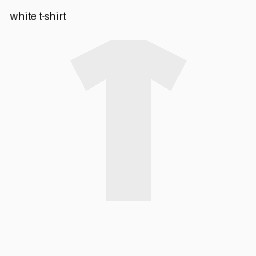
#> input picture legacy/data/seed/images/01_white_tee.jpg, 256 x 256 px
$ python normal_map.py ../../legacy/data/seed/images/01_white_tee.jpg
#> lines starting #> are read from the running program, lines starting #| are printed output that depends on the picture
# -*- coding: utf-8 -*-
"""
由一張衣服照片估計法線貼圖（normal map），讓 Three.js 的材質有布料的凹凸感。

做法（近似，不是真的量出凹凸）：
  1. 照片轉灰階，假設「亮＝凸、暗＝凹」當作表面高度
  2. 減掉大範圍的光影，只留細小的紋理（針織、絨毛…）
  3. 由高度的斜率算出每個點的表面方向，存成法線貼圖（xyz → RGB）
存檔用 OpenGL 慣例（綠色＝y 朝上），和 Three.js 的 normalMap 預設、DeepBump 一致。
限制：顏色本身有深淺的布（例如黑白條紋）會被誤判成凹凸；照片裡的皺褶也會被當成紋理。

跑法（在 newfashion_VT 根目錄）：
    .venv\\Scripts\\python tools\\texture\\normal_map.py 照片.jpg [--crop 0.36 0.40 0.64 0.68] [--strength 6]

輸出（output/texture_demo/）：
    <名稱>_color.png    顏色貼圖（裁切後）
    <名稱>_normal.png   法線貼圖
    <名稱>_demo.png     對照圖：原圖、法線貼圖、純色平面在兩種光線下的效果
"""
import argparse
from pathlib import Path

import matplotlib
import numpy as np
from PIL import Image
from scipy import ndimage

matplotlib.use("Agg")
import matplotlib.pyplot as plt  # noqa: E402

plt.rcParams["font.sans-serif"] = ["Microsoft JhengHei"]
plt.rcParams["axes.unicode_minus"] = False

OUT = Path(__file__).resolve().parents[2] / "output" / "texture_demo"


def estimate_normal(rgb, strength=6.0, detail_sigma=12.0, smooth=0.8):
    """rgb：0～1 的影像。回傳每個點的單位法線（H×W×3），影像座標（y 朝下）。"""
    gray = rgb @ np.array([0.299, 0.587, 0.114])
    height = gray - ndimage.gaussian_filter(gray, detail_sigma)  # 去掉大範圍光影
    height = ndimage.gaussian_filter(height, smooth)             # 去掉雜訊
    dx = ndimage.sobel(height, axis=1)
    dy = ndimage.sobel(height, axis=0)
    n = np.dstack([-dx * strength, -dy * strength, np.ones_like(height)])
    return n / np.linalg.norm(n, axis=2, keepdims=True)


def shade(normal, color, light):
    """純色平面只靠法線貼圖打光，用來看凹凸效果。"""
    light = np.asarray(light, float)
    light /= np.linalg.norm(light)
    diffuse = np.clip(normal @ light, 0, 1)
    return np.clip(color * (0.25 + 0.85 * diffuse[..., None]), 0, 1)


def main():
    ap = argparse.ArgumentParser()
    ap.add_argument("image")
    ap.add_argument("--crop", type=float, nargs=4, default=[0.36, 0.40, 0.64, 0.68],
                    help="裁切範圍（左 上 右 下，0～1 的比例），挑平整的布料區域")
    ap.add_argument("--size", type=int, default=512)
    ap.add_argument("--strength", type=float, default=6.0, help="凹凸強度")
    args = ap.parse_args()

    img = Image.open(args.image).convert("RGB")
#> img is the input picture: PIL image 256x256 RGB; min 8, max 255, mean 247.4
    w, h = img.size
#> w = 256; h = 256
    l, t, r, b = args.crop
    crop = img.crop((int(w * l), int(h * t), int(w * r), int(h * b))).resize((args.size, args.size), Image.LANCZOS)
    rgb = np.asarray(crop).astype(np.float32) / 255

    normal = estimate_normal(rgb, args.strength)
#> in estimate_normal, `height = gray - ndimage.gaussian_filter(gray, detail_sigma)`:
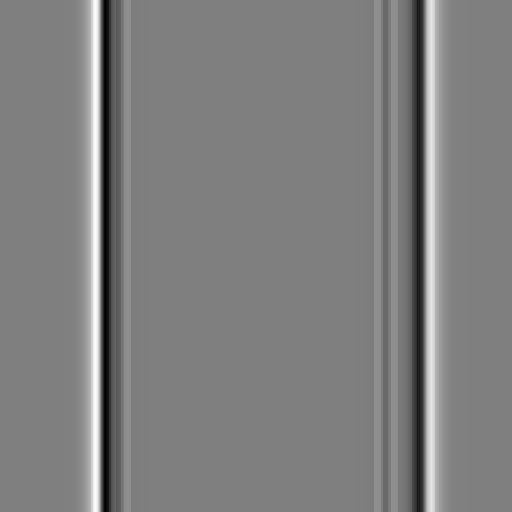
#> height: shape (512, 512) float64; min -0.0274, max 0.0272, mean -1.45e-16; drawn with min black and max white
#> in estimate_normal, `dx = ndimage.sobel(height, axis=1)`:
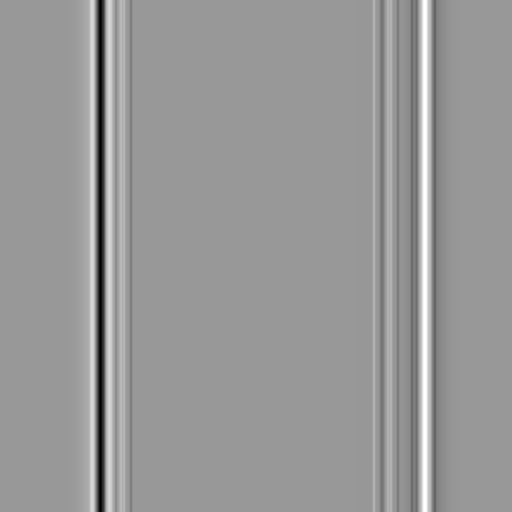
#> dx: shape (512, 512) float64; min -0.0692, max 0.0466, mean 2.71e-20; drawn with min black and max white
#> in estimate_normal, `dy = ndimage.sobel(height, axis=0)`: dy: shape (512, 512) float64; every value is 0
#> in estimate_normal, `n = np.dstack([-dx * strength, -dy * strength, np.ones_like(height)])`:
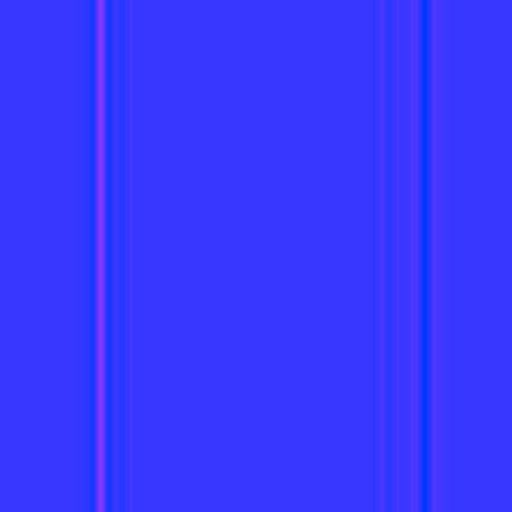
#> n: shape (512, 512, 3) float64; mean of channels 0, 1, 2 -4.97e-23, 0, 1; drawn with min black and max white
    opengl = normal * np.array([1, -1, 1])  # 影像 y 朝下 → OpenGL y 朝上（Three.js 預設）
    normal_rgb = (opengl + 1) / 2  # 法線貼圖的標準存法：−1～1 → 0～1
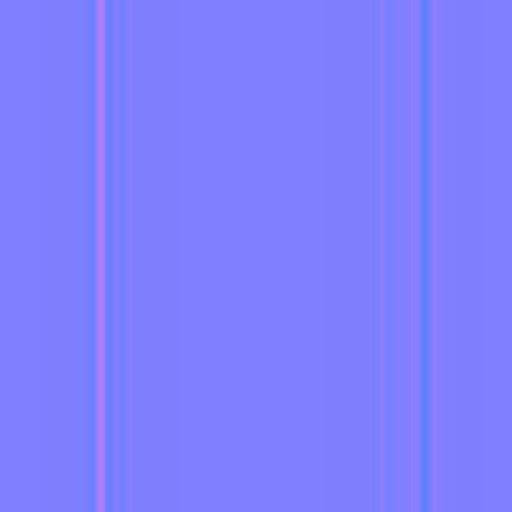
#> normal_rgb: shape (512, 512, 3) float64; mean R, G, B 0.5, 0.5, 0.999

    OUT.mkdir(parents=True, exist_ok=True)
    name = Path(args.image).stem
    crop.save(OUT / f"{name}_color.png")
    Image.fromarray((normal_rgb * 255).astype(np.uint8)).save(OUT / f"{name}_normal.png")

    base = rgb.reshape(-1, 3).mean(axis=0)
#> base = [0.943, 0.943, 0.943]
    panels = [(rgb, "① 原始照片（裁切）"), (normal_rgb, "② 法線貼圖"),
              (shade(normal, base, [-1, -0.3, 0.9]), "③ 純色＋法線，光從左上"),
              (shade(normal, base, [1, 0.3, 0.9]), "④ 純色＋法線，光從右下")]
#> in shade, `return np.clip(color * (0.25 + 0.85 * diffuse[..., None]), 0, 1)`:
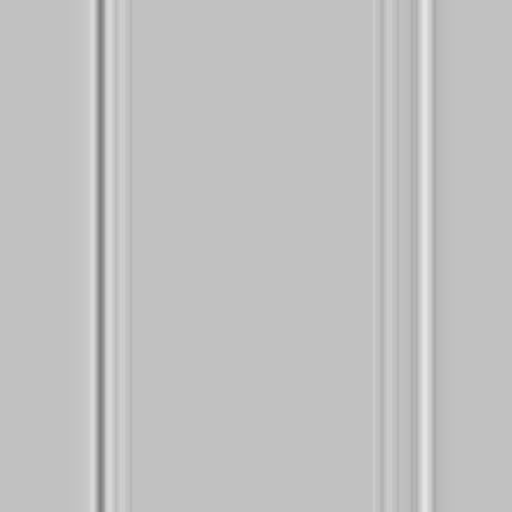
#> returned value: shape (512, 512, 3) float64; min 0.496, max 0.897, mean 0.759
#> in shade (call 2), `light = np.asarray(light, float)`: light = [1, 0.3, 0.9]
#> in shade (call 2), `light /= np.linalg.norm(light)`: light = [0.725, 0.218, 0.653]
#> in shade (call 2), `diffuse = np.clip(normal @ light, 0, 1)`:
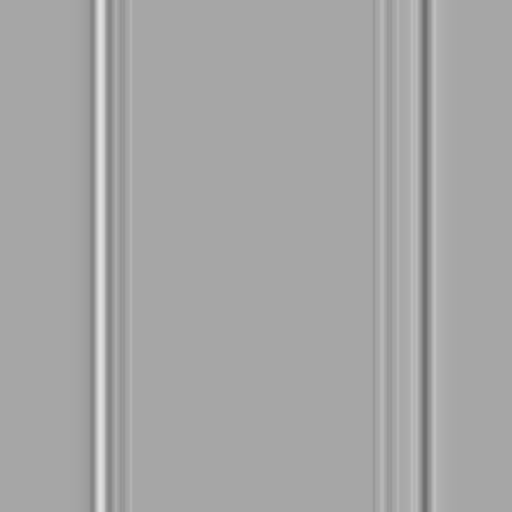
#> diffuse: shape (512, 512) float64; min 0.433, max 0.881, mean 0.652
#> in shade (call 2), `return np.clip(color * (0.25 + 0.85 * diffuse[..., None]), 0, 1)`:
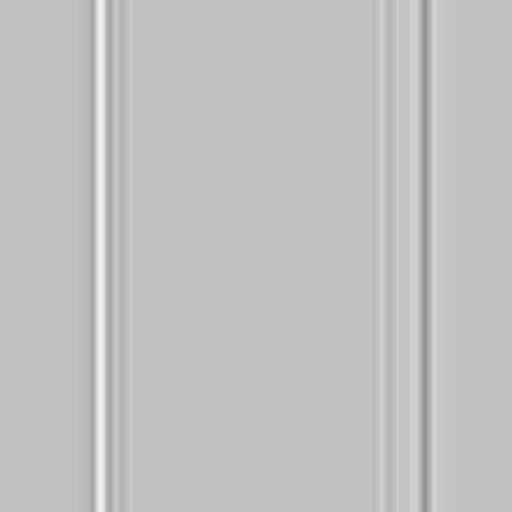
#> returned value: shape (512, 512, 3) float64; min 0.583, max 0.943, mean 0.759
    fig, axes = plt.subplots(1, 4, figsize=(16, 4.6))
    for ax, (im, title) in zip(axes, panels):
        ax.imshow(im)
        ax.set_title(title, fontsize=14)
        ax.axis("off")
#> this loop made 4 passes
#> title on passes 1 to 4: '① 原始照片（裁切）', '② 法線貼圖', '③ 純色＋法線，光從左上', '④ 純色＋法線，光從右下'
    fig.suptitle("由一張照片估計的法線貼圖：③④ 沒有用到照片的顏色，凹凸感全部來自法線貼圖", fontsize=14)
    plt.tight_layout()
    path = OUT / f"{name}_demo.png"
    plt.savefig(path, dpi=90)
    print(path)


if __name__ == "__main__":
    main()
